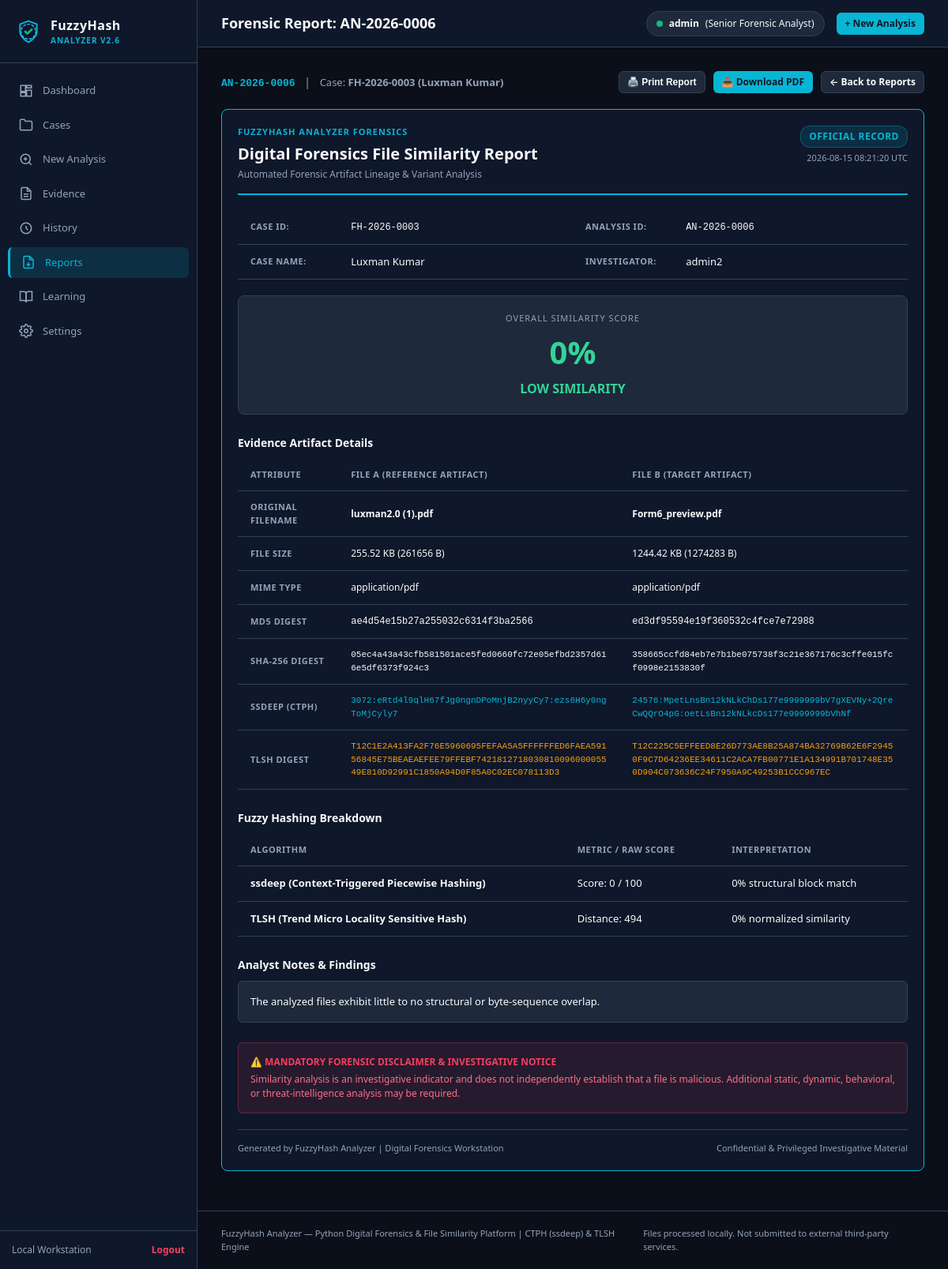
/reports/AN-2026-0006 (signed in), run on the app's committed database.
### models/analysis.py (models this page shows, shortened)
class Analysis(db.Model):
    __tablename__ = 'analyses'
    id = db.Column(db.Integer, primary_key=True)
    analysis_id = db.Column(db.String(50), unique=True, nullable=False)  # e.g., AN-2026-0001
    case_id = db.Column(db.Integer, db.ForeignKey('cases.id'), nullable=False)
    evidence_a_id = db.Column(db.Integer, db.ForeignKey('evidences.id'), nullable=False)
    evidence_b_id = db.Column(db.Integer, db.ForeignKey('evidences.id'), nullable=False)
    ssdeep_score = db.Column(db.Integer, nullable=True)  # 0 to 100
    tlsh_score = db.Column(db.Integer, nullable=True)    # TLSH distance
    tlsh_similarity_pct = db.Column(db.Integer, nullable=True) # Normalized 0 to 100
    similarity_score = db.Column(db.Integer, nullable=False) # Combined overall %
    assessment = db.Column(db.String(50), nullable=False)   # Low Similarity, Moderate Similarity, High Similarity
    notes = db.Column(db.Text, nullable=True)
    report_path = db.Column(db.String(500), nullable=True)
    created_at = db.Column(db.DateTime, default=lambda: datetime.now(timezone.utc))
    evidence_a = db.relationship('Evidence', foreign_keys=[evidence_a_id], backref='analyses_a')
    evidence_b = db.relationship('Evidence', foreign_keys=[evidence_b_id], backref='analyses_b')

### models/case.py (models this page shows, shortened)
class Case(db.Model):
    __tablename__ = 'cases'
    id = db.Column(db.Integer, primary_key=True)
    case_id = db.Column(db.String(50), unique=True, nullable=False)  # e.g., FH-2026-0001
    name = db.Column(db.String(150), nullable=False)
    description = db.Column(db.Text, nullable=True)
    investigator = db.Column(db.String(100), nullable=False, default='Lead Investigator')
    status = db.Column(db.String(30), nullable=False, default='Open')  # Open, In Progress, Closed
    created_at = db.Column(db.DateTime, default=lambda: datetime.now(timezone.utc))
    updated_at = db.Column(db.DateTime, default=lambda: datetime.now(timezone.utc), onupdate=lambda: datetime.now(timezone.utc))
    evidences = db.relationship('Evidence', backref='case', lazy=True, cascade='all, delete-orphan')
    analyses = db.relationship('Analysis', backref='case', lazy=True, cascade='all, delete-orphan')

### models/evidence.py (models this page shows, shortened)
class Evidence(db.Model):
    __tablename__ = 'evidences'
    id = db.Column(db.Integer, primary_key=True)
    evidence_id = db.Column(db.String(50), unique=True, nullable=False) # e.g. EV-2026-0001
    case_id = db.Column(db.Integer, db.ForeignKey('cases.id'), nullable=False)
    filename = db.Column(db.String(255), nullable=False)
    original_filename = db.Column(db.String(255), nullable=False)
    file_path = db.Column(db.String(500), nullable=False)
    file_size = db.Column(db.Integer, nullable=False)
    mime_type = db.Column(db.String(100), nullable=False)
    md5 = db.Column(db.String(32), nullable=False)
    sha256 = db.Column(db.String(64), nullable=False)
    fuzzy_hash_ssdeep = db.Column(db.Text, nullable=True)
    fuzzy_hash_tlsh = db.Column(db.Text, nullable=True)
    created_at = db.Column(db.DateTime, default=lambda: datetime.now(timezone.utc))

### routes/reports.py (the view)
@reports_bp.route('/reports/<analysis_id>')
@login_required
def view_report(analysis_id):
    analysis_record = Analysis.query.filter_by(analysis_id=analysis_id).first_or_404()
    return render_template('report.html', analysis=analysis_record)

### routes/__init__.py (called while the page is built)
def login_required(f):
    @wraps(f)
    def decorated_function(*args, **kwargs):
        if not session.get('user_id'):
            flash('Please log in to access the forensic workstation.', 'warning')
            return redirect(url_for('auth.login'))
        return f(*args, **kwargs)
    return decorated_function

### templates/report.html (shortened to what this page needs)
{% extends "base.html" %}
{% block header_title %}Forensic Report: {{ analysis.analysis_id }}{% endblock %}
{% block content %}
<div style="display: flex; align-items: center; justify-content: space-between; margin-bottom: 20px;">
    <div>
        <span class="font-mono" style="color: var(--accent-cyan); font-size: 13px; font-weight: bold;">{{ analysis.analysis_id }}</span>
        <span style="color: var(--text-muted); margin: 0 8px;">|</span>
        <span style="font-size: 13px; color: var(--text-muted);">Case: <strong>{{ analysis.case.case_id }} ({{ analysis.case.name }})</strong></span>
    </div>
    <div style="display: flex; gap: 10px;">
        <button onclick="window.print()" class="btn btn-secondary btn-sm">🖨️ Print Report</button>
        <a href="{{ url_for('reports.download_report', analysis_id=analysis.analysis_id) }}" class="btn btn-primary btn-sm">📥 Download PDF</a>
        <a href="{{ url_for('reports.index') }}" class="btn btn-secondary btn-sm">← Back to Reports</a>
    </div>
</div>
<div class="card" style="border: 1px solid var(--accent-cyan); background: var(--bg-sidebar);">
    <div style="border-bottom: 2px solid var(--accent-cyan); padding-bottom: 15px; margin-bottom: 20px; display: flex; justify-content: space-between; align-items: flex-start;">
        <div>
            <div style="font-size: 11px; font-weight: bold; color: var(--accent-cyan); text-transform: uppercase; letter-spacing: 1px;">FUZZYHASH ANALYZER FORENSICS</div>
            <h2 style="font-size: 20px; font-weight: 700; color: var(--text-main); margin-top: 4px;">Digital Forensics File Similarity Report</h2>
            <div style="font-size: 12px; color: var(--text-muted); margin-top: 2px;">Automated Forensic Artifact Lineage & Variant Analysis</div>
        </div>
        <div style="text-align: right;">
            <span class="badge badge-info" style="font-size: 12px;">OFFICIAL RECORD</span>
            <div style="font-size: 11px; color: var(--text-muted); margin-top: 5px;">{{ analysis.created_at.strftime('%Y-%m-%d %H:%M:%S UTC') }}</div>
        </div>
    </div>
    <table class="tech-table" style="margin-bottom: 20px;">
        <tr>
            <th style="width: 15%;">Case ID:</th>
            <td style="width: 35%;" class="font-mono">{{ analysis.case.case_id }}</td>
            <th style="width: 15%;">Analysis ID:</th>
            <td style="width: 35%;" class="font-mono">{{ analysis.analysis_id }}</td>
        </tr>
        <tr>
            <th>Case Name:</th>
            <td>{{ analysis.case.name }}</td>
            <th>Investigator:</th>
            <td>{{ analysis.case.investigator }}</td>
        </tr>
    </table>
    <div style="background: var(--bg-card); border: 1px solid var(--border-color); border-radius: 8px; padding: 20px; text-align: center; margin-bottom: 25px;">
        <div style="font-size: 11px; color: var(--text-muted); text-transform: uppercase; letter-spacing: 1px; margin-bottom: 4px;">Overall Similarity Score</div>
        <div style="font-size: 40px; font-weight: 800; {% if analysis.similarity_score <= 30 %}color: #34d399;{% elif analysis.similarity_score <= 70 %}color: #fbbf24;{% else %}color: #fb7185;{% endif %}">
            {{ analysis.similarity_score }}%
        </div>
        <div style="font-size: 16px; font-weight: 700; text-transform: uppercase; margin-top: 4px; {% if analysis.similarity_score <= 30 %}color: #34d399;{% elif analysis.similarity_score <= 70 %}color: #fbbf24;{% else %}color: #fb7185;{% endif %}">
            {{ analysis.assessment }}
        </div>
    </div>
    <h3 style="font-size: 14px; font-weight: 600; color: var(--text-main); margin-bottom: 10px;">Evidence Artifact Details</h3>
    <table class="tech-table" style="margin-bottom: 25px; font-size: 12px;">
        <thead>
            <tr>
                <th style="width: 15%;">Attribute</th>
                <th style="width: 42%;">File A (Reference Artifact)</th>
                <th style="width: 43%;">File B (Target Artifact)</th>
            </tr>
        </thead>
        <tbody>
            <tr>
                <th>Original Filename</th>
                <td><strong>{{ analysis.evidence_a.original_filename }}</strong></td>
                <td><strong>{{ analysis.evidence_b.original_filename }}</strong></td>
            </tr>
            <tr>
                <th>File Size</th>
                <td>{{ (analysis.evidence_a.file_size / 1024)|round(2) }} KB ({{ analysis.evidence_a.file_size }} B)</td>
                <td>{{ (analysis.evidence_b.file_size / 1024)|round(2) }} KB ({{ analysis.evidence_b.file_size }} B)</td>
            </tr>
            <tr>
                <th>MIME Type</th>
                <td>{{ analysis.evidence_a.mime_type }}</td>
                <td>{{ analysis.evidence_b.mime_type }}</td>
            </tr>
            <tr>
                <th>MD5 Digest</th>
                <td class="font-mono">{{ analysis.evidence_a.md5 }}</td>
                <td class="font-mono">{{ analysis.evidence_b.md5 }}</td>
            </tr>
            <tr>
                <th>SHA-256 Digest</th>
                <td class="font-mono" style="font-size: 11px;">{{ analysis.evidence_a.sha256 }}</td>
                <td class="font-mono" style="font-size: 11px;">{{ analysis.evidence_b.sha256 }}</td>
            </tr>
            <tr>
                <th>ssdeep (CTPH)</th>
                <td class="font-mono" style="font-size: 11px; color: var(--accent-cyan);">{{ analysis.evidence_a.fuzzy_hash_ssdeep }}</td>
                <td class="font-mono" style="font-size: 11px; color: var(--accent-cyan);">{{ analysis.evidence_b.fuzzy_hash_ssdeep }}</td>
            </tr>
            <tr>
                <th>TLSH Digest</th>
                <td class="font-mono" style="font-size: 11px; color: var(--accent-amber);">{{ analysis.evidence_a.fuzzy_hash_tlsh }}</td>
                <td class="font-mono" style="font-size: 11px; color: var(--accent-amber);">{{ analysis.evidence_b.fuzzy_hash_tlsh }}</td>
            </tr>
        </tbody>
    </table>
    <h3 style="font-size: 14px; font-weight: 600; color: var(--text-main); margin-bottom: 10px;">Fuzzy Hashing Breakdown</h3>
    <table class="tech-table" style="margin-bottom: 25px;">
        <thead>
            <tr>
                <th>Algorithm</th>
                <th>Metric / Raw Score</th>
                <th>Interpretation</th>
            </tr>
        </thead>
        <tbody>
            <tr>
                <td><strong>ssdeep (Context-Triggered Piecewise Hashing)</strong></td>
                <td>Score: {{ analysis.ssdeep_score }} / 100</td>
                <td>{{ analysis.ssdeep_score }}% structural block match</td>
            </tr>
            <tr>
                <td><strong>TLSH (Trend Micro Locality Sensitive Hash)</strong></td>
                <td>Distance: {{ analysis.tlsh_score }}</td>
                <td>{{ analysis.tlsh_similarity_pct }}% normalized similarity</td>
            </tr>
        </tbody>
    </table>
    <h3 style="font-size: 14px; font-weight: 600; color: var(--text-main); margin-bottom: 10px;">Analyst Notes & Findings</h3>
    <div style="background: var(--bg-card); border: 1px solid var(--border-color); border-radius: 6px; padding: 15px; font-size: 13px; color: var(--text-main); margin-bottom: 25px; line-height: 1.6;">
        {{ analysis.notes or 'No additional notes provided.' }}
    </div>
    <div style="background: rgba(244, 63, 94, 0.1); border: 1px solid rgba(244, 63, 94, 0.3); border-radius: 6px; padding: 15px; margin-bottom: 20px;">
        <div style="font-size: 12px; font-weight: bold; color: var(--accent-rose); margin-bottom: 4px;">⚠️ MANDATORY FORENSIC DISCLAIMER & INVESTIGATIVE NOTICE</div>
        <p style="font-size: 12px; color: #fb7185; line-height: 1.5; margin: 0;">
            Similarity analysis is an investigative indicator and does not independently establish that a file is malicious. Additional static, dynamic, behavioral, or threat-intelligence analysis may be required.
        </p>
    </div>
    <div style="display: flex; justify-content: space-between; border-top: 1px solid var(--border-color); padding-top: 15px; font-size: 11px; color: var(--text-muted);">
        <div>Generated by FuzzyHash Analyzer | Digital Forensics Workstation</div>
        <div>Confidential & Privileged Investigative Material</div>
    </div>
</div>
{% endblock %}

### static/css/style.css (style rules this page uses)
:root { --bg-main: #0b0f19; --bg-sidebar: #0f172a; --bg-card: #1e293b; --bg-card-hover: #334155; --bg-input: #0f172a; --border-color: #334155; --border-focus: #06b6d4; --text-main: #f8fafc; --text-muted: #94a3b8; --text-inverse: #0f172a; --accent-cyan: #06b6d4; --accent-emerald: #10b981; --accent-amber: #f59e0b; --accent-rose: #f43f5e; --badge-low-bg: rgba(16, 185, 129, 0.15); --badge-low-text: #34d399; --badge-mod-bg: rgba(245, 158, 11, 0.15); --badge-mod-text: #fbbf24; --badge-high-bg: rgba(244, 63, 94, 0.15); --badge-high-text: #fb7185; --font-family: system-ui, -apple-system, BlinkMacSystemFont, 'Segoe UI', Roboto, Helvetica, Arial, sans-serif; --font-mono: 'SFMono-Regular', Consolas, 'Liberation Mono', Menlo, Courier, monospace; }
* { box-sizing: border-box; margin: 0; padding: 0; }
body { background-color: var(--bg-main); color: var(--text-main); font-family: var(--font-family); font-size: 14px; line-height: 1.5; display: flex; min-height: 100vh; }
.card { background-color: var(--bg-card); border: 1px solid var(--border-color); border-radius: 8px; padding: 20px; margin-bottom: 20px; box-shadow: 0 4px 6px -1px rgba(0, 0, 0, 0.2); }
.tech-table { width: 100%; border-collapse: collapse; text-align: left; font-size: 13px; }
.tech-table th { background-color: var(--bg-sidebar); color: var(--text-muted); font-weight: 600; padding: 12px 16px; border-bottom: 1px solid var(--border-color); text-transform: uppercase; font-size: 11px; letter-spacing: 0.5px; }
.tech-table td { padding: 12px 16px; border-bottom: 1px solid var(--border-color); color: var(--text-main); }
.font-mono { font-family: var(--font-mono); font-size: 12px; word-break: break-all; }
.badge { display: inline-block; padding: 4px 10px; border-radius: 12px; font-size: 11px; font-weight: 600; text-transform: uppercase; letter-spacing: 0.5px; }
.badge-info { background-color: rgba(6, 182, 212, 0.15); color: var(--accent-cyan); border: 1px solid rgba(6, 182, 212, 0.3); }
.btn { display: inline-flex; align-items: center; justify-content: center; gap: 8px; padding: 8px 16px; border-radius: 6px; font-size: 13px; font-weight: 600; cursor: pointer; text-decoration: none; border: 1px solid transparent; transition: all 0.2s ease; }
.btn-primary { background-color: var(--accent-cyan); color: var(--text-inverse); }
.btn-secondary { background-color: var(--bg-card); color: var(--text-main); border-color: var(--border-color); }
.btn-sm { padding: 4px 10px; font-size: 12px; }

### data on the page
Analysis: analysis_id "AN-2026-0006", created_at "2026-08-15 08:21:20 UTC", similarity_score "0", assessment "LOW SIMILARITY", ssdeep_score "0", tlsh_score "494", tlsh_similarity_pct "0", notes "The analyzed files exhibit little to no structural or byte-sequence overlap."
Case: case.case_id "FH-2026-0003", case.name "Luxman Kumar", case.investigator "admin2"
Evidence: evidence_a.original_filename "luxman2.0 (1).pdf", (analysis.evidence_a.file_size/1024)|round(2) "255.52", evidence_a.file_size "261656", evidence_a.mime_type "application/pdf", evidence_a.md5 "ae4d54e15b27a255032c6314f3ba2566", evidence_a.sha256 "05ec4a43a43cfb581501ace5fed0660fc72e05efbd2357d616e5df6373f924c3", evidence_a.fuzzy_hash_ssdeep "3072:eRtd4l9qlH67fJg0ngnDPoMnjB2nyyCy7:ezs6H6y0ngToMjCyly7", evidence_a.fuzzy_hash_tlsh "T12C1E2A413FA2F76E5960695FEFAA5A5FFFFFFED6FAEA59156845E75BEAEAEFEE79FFEBF742181271803081009600005549E810D92991C1850A94D0F85A0C02EC078113D3"
Evidence: evidence_b.original_filename "Form6_preview.pdf", (analysis.evidence_b.file_size/1024)|round(2) "1244.42", evidence_b.file_size "1274283", evidence_b.mime_type "application/pdf", evidence_b.md5 "ed3df95594e19f360532c4fce7e72988", evidence_b.sha256 "358665ccfd84eb7e7b1be075738f3c21e367176c3cffe015fcf0998e2153830f", evidence_b.fuzzy_hash_ssdeep "24576:MpetLnsBn12kNLkChDs177e9999999bV7gXEVNy+2QreCwQQrO4pG:oetLsBn12kNLkcDs177e9999999bVhNf", evidence_b.fuzzy_hash_tlsh "T12C225C5EFFEED8E26D773AE8B25A874BA32769B62E6F29450F9C7D64236EE34611C2ACA7FB00771E1A134991B701748E350D904C073636C24F7950A9C49253B1CCC967EC"

### other printed values
{{ session.get('username', 'Analyst') }} "admin"
{{ session.get('role', 'SOC Analyst') }} "Senior Forensic Analyst"
